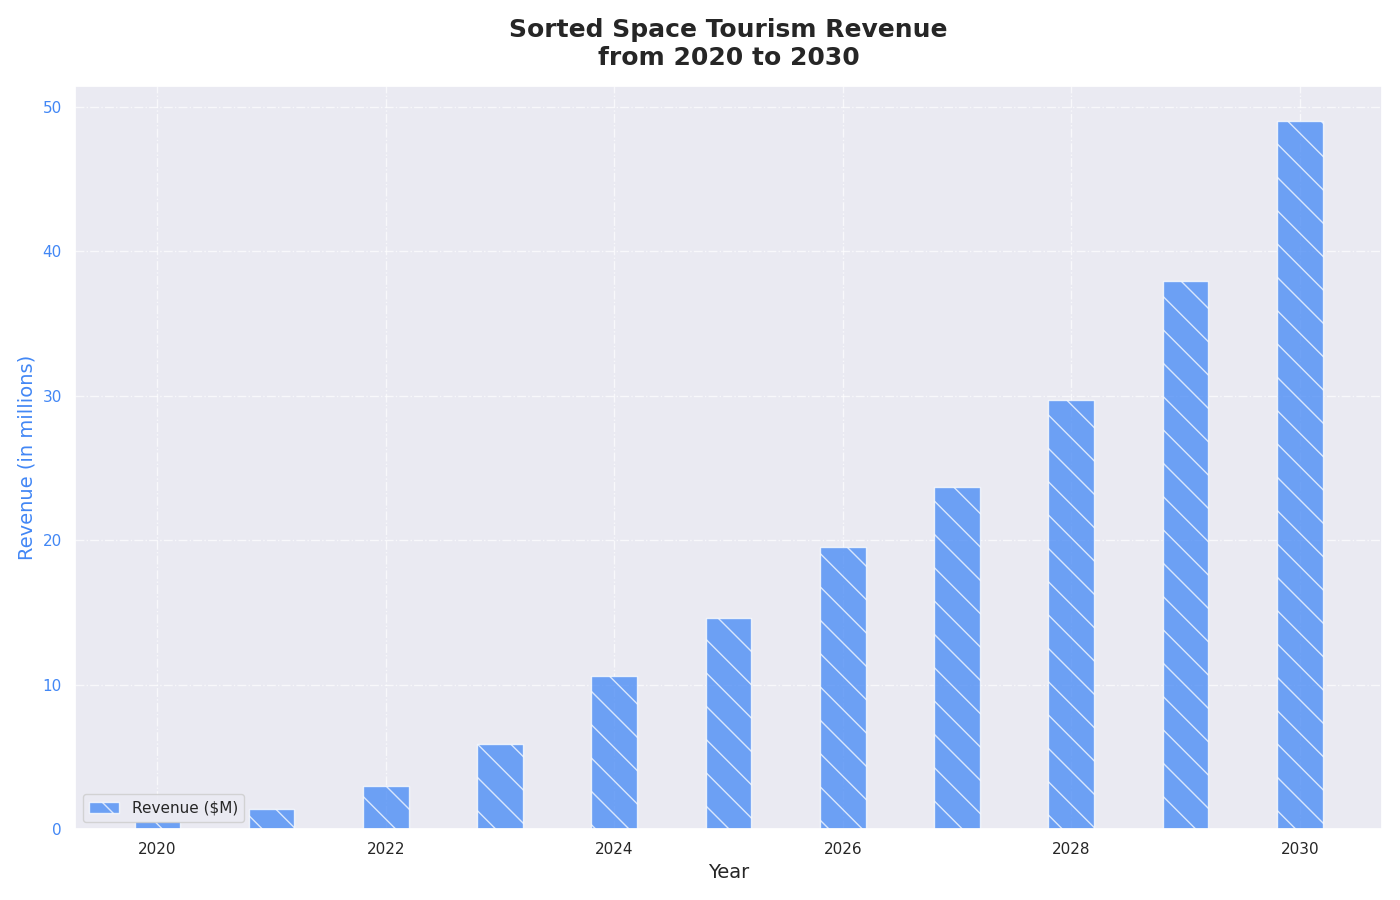

Write Python code to recreate this figure.
import matplotlib.pyplot as plt
import numpy as np

years = np.arange(2020, 2031)
space_tourists = np.array([0.5, 1.2, 2.5, 5.0, 8.5, 12.0, 15.0, 18.5, 22.0, 28.5, 35.0])
revenue_per_tourist = 1.0
space_revenue = space_tourists * revenue_per_tourist * (1.0 + np.array([0.1, 0.15, 0.2, 0.18, 0.25, 0.22, 0.3, 0.28, 0.35, 0.33, 0.4]))

sorted_indices = np.argsort(space_revenue)[::-1]
sorted_years = years[sorted_indices]
sorted_space_revenue = space_revenue[sorted_indices]

fig, ax1 = plt.subplots(figsize=(14, 9))

# Randomly altering color, opacity, and marker type
colors = ['#FF5733', '#4287f5', '#42f54e']
fill_patterns = ['/', '\\', '|']
selected_color = colors[sorted_indices[0] % len(colors)]
selected_pattern = fill_patterns[sorted_indices[0] % len(fill_patterns)]

ax1.bar(sorted_years, sorted_space_revenue, color=selected_color, hatch=selected_pattern, alpha=0.75, label='Revenue ($M)', width=0.4)
ax1.set_xlabel("Year", fontsize=14)
ax1.set_ylabel("Revenue (in millions)", fontsize=14, color=selected_color)
ax1.tick_params(axis='y', labelcolor=selected_color)

plt.title("Sorted Space Tourism Revenue\nfrom 2020 to 2030", fontsize=18, fontweight='bold', pad=15)

# Random location for legend
legend_locations = ['upper right', 'upper left', 'lower left', 'lower right']
ax1.legend(loc=legend_locations[sorted_indices[0] % len(legend_locations)])

# Randomly alter grid styles
grid_styles = ['-', '--', '-.', ':']
ax1.grid(True, linestyle=grid_styles[sorted_indices[0] % len(grid_styles)], alpha=0.7)

fig.tight_layout()
plt.show()
